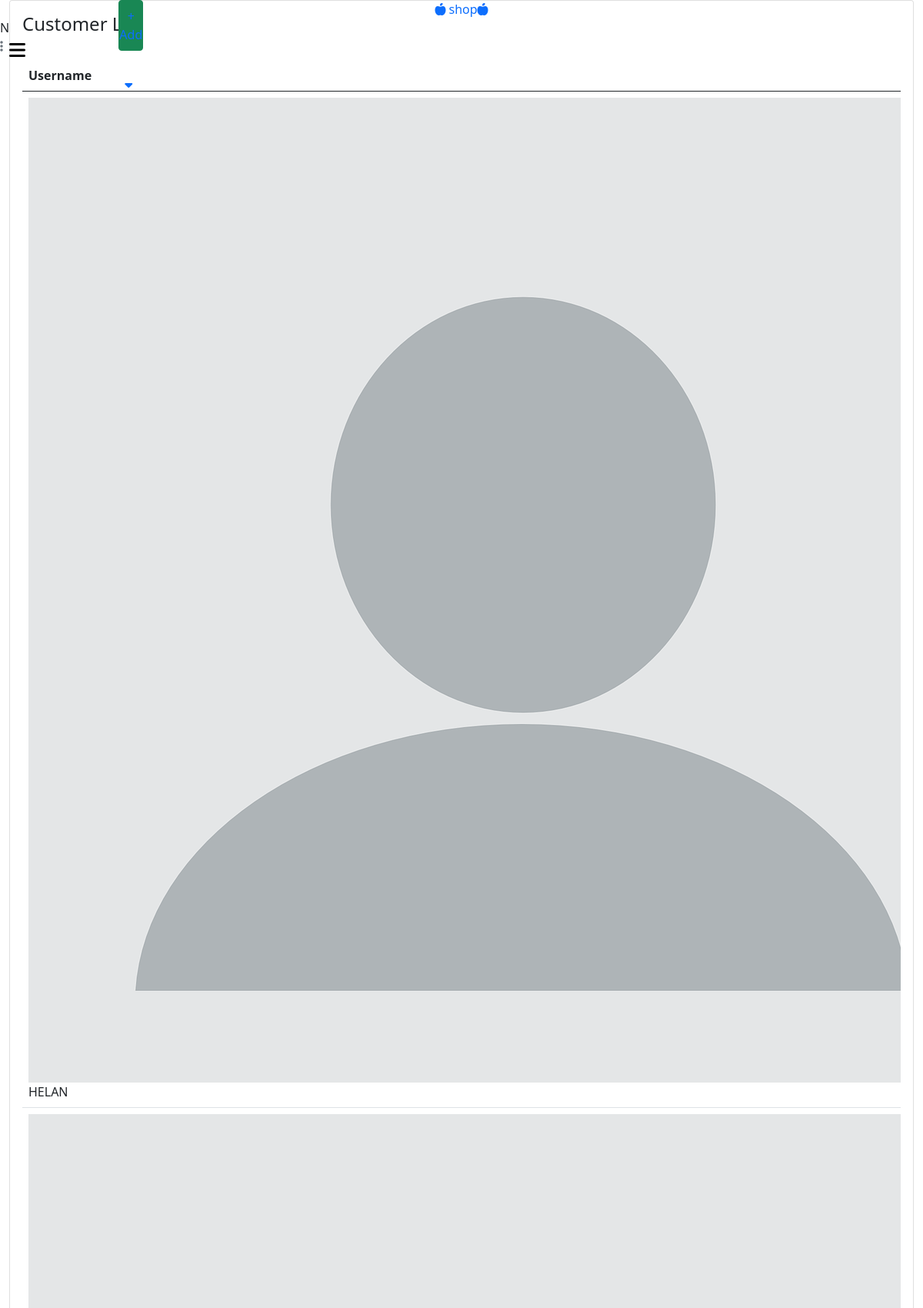
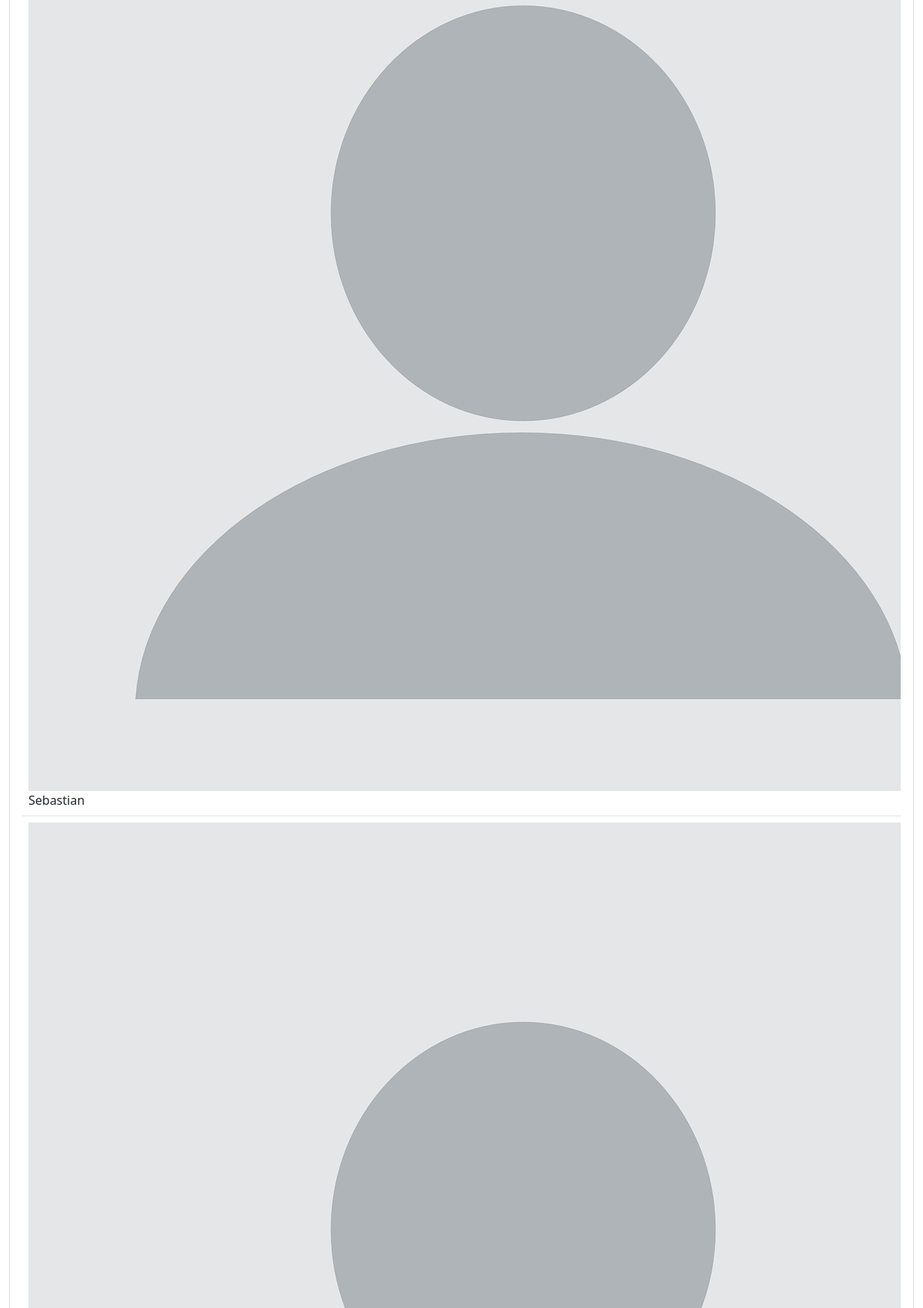
Page /super-admin/customer-list/ (upper part) on the committed database (2 pictures, top to bottom).
### account/models.py (models this page shows, shortened)
class CustomUser(AbstractBaseUser, PermissionsMixin):
    first_name = models.CharField(max_length=55,null=True, blank=True)
    last_name = models.CharField(max_length=55,null=True, blank=True)
    username  =models.CharField(max_length=55, unique=True)
    email = models.EmailField(max_length=55, unique=True)
    mobile = models.CharField(max_length=10, unique=True)
    date_joined = models.DateTimeField(auto_now_add=True)
    last_login = models.DateTimeField(auto_now=True)
    is_staff = models.BooleanField(default=False)
    is_admin = models.BooleanField(default=False)
    is_active = models.BooleanField(default=True)
    is_superadmin = models.BooleanField(default=False)
    is_admin_request = models.BooleanField(default=False)
    GENDER_CHOICES = (
        ('male' , 'Male'),
        ('female' , 'Female'),
        ('other' , 'Other')
    )
    profile_pic = models.ImageField(upload_to = 'user_pro_pic', default='default/pro_pic.png')
    gender = models.CharField(max_length=6, choices=GENDER_CHOICES, default='Male')
    dob = models.DateField(null=True, blank=True)
    updated_at = models.DateTimeField(auto_now=True)
    USERNAME_FIELD = 'mobile'
    REQUIRED_FIELDS = ['username', 'email' ]
    objects = CustomBaseUserManager()

### super_admin/views.py (the view)
# urls.py: path('customer-list/', views.customerListView, name= 'customer_list'),
def customerListView(request):
    user = CustomUser.objects.filter(is_admin = False, is_superadmin = False).order_by('-id')
    context = {'user' : user}
    return render(request, 'super_admin/user_list.html', context )

### templates/super_admin/user_list.html (shortened to what this page needs)
{% extends 'super_admin/base.html' %}
{% load static %}
{% block content %}
<div class="row ">
    <div class="col-12 grid-margin">
        <div class="card">
            <div class="card-body">
                <h4 class="card-title">Customer List</h4>
                <div class="table-responsive">
                    <table class="table">
                        <thead>
                            <tr>
                                <th> Username </th>
                            </tr>
                        </thead>
                        <tbody>
                            {% for user in user %}
                            <tr>
                                <td>
                                    <img src="{{user.profile_pic.url}}" alt="image" />
                                    <span class="pl-2 text-capitalize">{{user.username}}</span>
                                </td>
                            </tr>
                            {% endfor %}
                        </tbody>
                    </table>
                </div>
            </div>
        </div>
    </div>
</div>
{% endblock %}

### static/css/style.css (style rules this page uses)
.row { --bs-gutter-x: 0; }

### rows in the picture
CustomUser: profile_pic (picture), username "HELAN"
CustomUser: profile_pic (picture), username "Sebastian"
CustomUser: profile_pic (picture)
